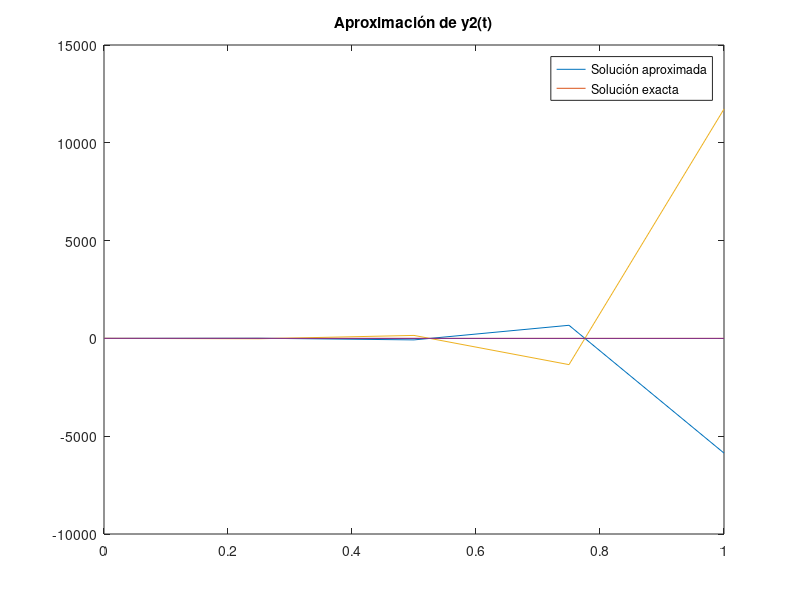

MATLAB code for this plot:
%forward euler
N= 2;
y = @(t,y) [9*y(1)+24*y(2)+5*cos(t)-1/3*sin(t); -24*y(1)-51*y(2)-9*cos(t)+1/3*sin(t)];
yexact = @(t) [2*exp(-3*t)-exp(-39*t)+1/3*cos(t); -exp(-3*t)+2*exp(-39*t)-1/3*cos(t)];
y1exact =  @(t) 2*exp(-3*t)-exp(-39*t)+1/3*cos(t)
y2exact = @(t) -exp(-3*t)+2*exp(-39*t)-1/3*cos(t);

a = 0;
b = 1;
y10 = 4/3;
y20 = 2/3;
y0 = [y10; y20];
hf = @(j) 2.^(-j);
h = hf(2);

T = (a:h:b)';
n = size(T,1);
Y=zeros(n,N);
Y(1,:)=y0;

for j=1:n-1
    Y(j+1,:)=Y(j,:)+h*y(T(j),Y(j,:))';
end

Y1exact = y1exact(T);
Y2exact = y2exact(T)

Yexact = [Y1exact Y2exact];


plot(T', Y(:,1))
hold on
plot(T', Y1exact)
legend('Solución aproximada','Solución exacta')
title("Aproximación de y1(t)" )


plot(T', Y(:,2))
hold on
plot(T', Y2exact)
legend('Solución aproximada','Solución exacta')
title("Aproximación de y2(t)" )

